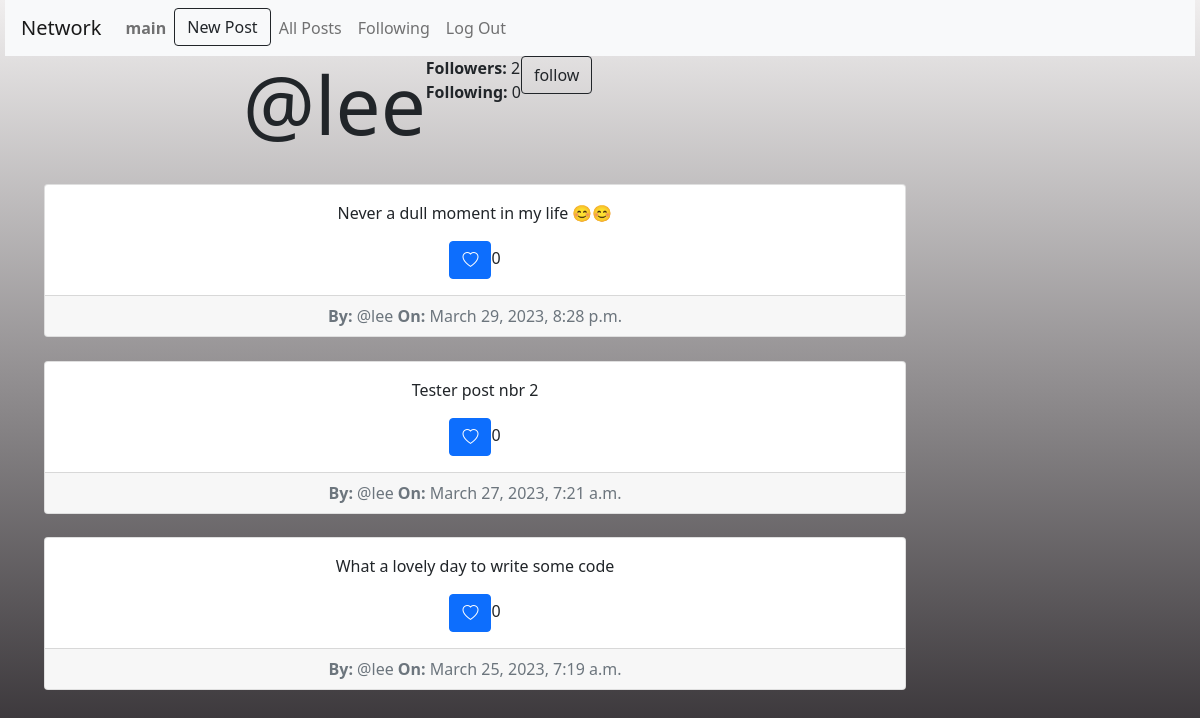
The app's page /profile/1 (signed in) with its own data.
### network/models.py (models this page shows, shortened)
class User(AbstractUser):
    pass

class Posts(models.Model):
    author = models.ForeignKey(User, on_delete=models.CASCADE, related_name="user")
    message = models.TextField(max_length=250)
    timeStamp = models.DateTimeField(auto_now_add=True)
    likes = models.IntegerField(default=0)

### network/views.py (the view)
# urls.py: path("profile/<int:pk>", views.profile, name="profile"),
def profile(request, pk):
    if request.user.is_authenticated:
        profile = User.objects.get(id=pk)
        followers = Follow.objects.filter(user=profile)
        following = Follow.objects.filter(followedBy=profile)
        try:
            checkFollowing = followers.filter(user=User.objects.get(pk=request.user.id))
            if len(checkFollowing) != 0:
                isFollowing = True
            else:
                isFollowing = False
        except:
            isFollowing = False
        userPosts = Posts.objects.filter(author=profile).order_by('-timeStamp')
        return render(request, "network/profile.html", {
            "profile" : profile,
            "userPosts" : userPosts,
            "following" : following,
            "followers" : followers,
            "isFollowing" : isFollowing
        })
    else:
        return HttpResponseRedirect(reverse("login"))

### network/templates/network/profile.html (shortened to what this page needs)
{% extends "network/layout.html" %}
{% load static %}
{% block body %}
    {% if profile %}
        <div id="topProfile">
            <div>
                <h3  class="display-1"  > @{{profile.username}} </h3>
            </div>
            <div>
                <div><strong>Followers: </strong> {{followers.count}}</div>
                <div><strong>Following: </strong> {{following.count}}</div>
            </div>
            <div>
                {% if user.is_authenticated %}
                    {% if profile.id != request.user.id %}
                        {%if isFollowing %}
                            <form action="{% url 'unfollow_user' %}" method="POST">
                                {% csrf_token %}
                                <input type="hidden" name="unfollowUser" value="{{profile.username}}">
                                <input type="submit" class="btn btn-outline-dark" id="newPost" value="Unfollow"></input>
                            </form>
                        {% else %}
                            <form action="{% url 'follow_user' %}" method="POST">
                                <input type="submit" class="btn btn-outline-dark" id="newPost" value="follow"></input>
                            </form>
                        {% endif %}
                    {% endif %}
                {% endif %}
            </div>
            <br/>
        </div>
        {% for post in userPosts %}
            <div id="eachPost" class="col-9">
                <div class="card text-center">
                    <div class="card-body">
                        <p class="card-text">{{post.message}}</p>
                        <a href="#" class="btn btn-primary"><i class="bi bi-heart"></i></a>{{post.likes}}
                    </div>
                    <div class="card-footer text-muted">
                        <strong>By: </strong>@{{post.author}}  <strong>On: </strong>{{post.timeStamp}}
                    </div>
                </div>
            </div>
        {% endfor %}
    {% endif %}
{% endblock %}

### network/templates/network/layout.html (shortened to what this page needs)
{% load static %}
<!DOCTYPE html>
<html lang="en">
    <head>
        <link rel="stylesheet" href="https://cdn.jsdelivr.net/npm/bootstrap@4.0.0/dist/css/bootstrap.min.css">
        <link rel="stylesheet" href="https://stackpath.bootstrapcdn.com/bootstrap/4.4.1/css/bootstrap.min.css">
        <link rel="stylesheet" href="https://cdn.jsdelivr.net/npm/bootstrap@5.0.2/dist/css/bootstrap.min.css" />
        <link rel="stylesheet" href="https://cdn.jsdelivr.net/npm/bootstrap-icons@1.5.0/font/bootstrap-icons.css" />
        <link href="{% static 'network/styles.css' %}" rel="stylesheet">
    </head>
    <body>
        <nav class="navbar navbar-expand-lg navbar-light bg-light">
            <a class="navbar-brand" href="#">Network</a>
            <div>
              <ul class="navbar-nav mr-auto">
                {% if user.is_authenticated %}
                    <li class="nav-item">
                        <a class="nav-link" href="{% url 'profile' request.user.id %}"><strong>{{ user.username }}</strong></a>
                    </li>
                {% endif %}
                {% if user.is_authenticated %}
                    <li class="nav-item">
                        <a href="{% url 'new_Post' %}"><button type="button" class="btn btn-outline-dark" id="newPost">New Post</button></a>
                    </li>
                {% endif %}
                <li class="nav-item">
                  <a class="nav-link" href="{% url 'index' %}">All Posts</a>
                </li>
                {% if user.is_authenticated %}
                    <li class="nav-item">
                        <a class="nav-link" href="{% url 'following' %}">Following</a>
                    </li>
                    <li class="nav-item">
                        <a class="nav-link" href="{% url 'logout' %}">Log Out</a>
                    </li>
                {% endif %}
              </ul>
            </div>
          </nav>
        <div class="body">
            {% block body %}
            {% endblock %}
        </div>
    </body>
</html>

### network/static/network/styles.css (style rules this page uses)
html { height:100% }
body { height: 100%; padding-left: 5px; padding-right: 5px; background-image: linear-gradient( #f0eeee, rgb(41, 37, 41)); margin: 0; background-repeat: no-repeat; background-attachment: fixed; }
* { box-sizing: border-box; }
#eachPost { margin: 2%; }
#topProfile { margin-left: 20%; display: flex; flex: wrap; }

### records on screen
User: username "main"
User: username "lee"
Posts: message "Never a dull moment in my life 😊😊", likes "0", author "lee", timeStamp "March 29, 2023, 8:28 p.m."
Posts: message "Tester post nbr 2", likes "0", author "lee", timeStamp "March 27, 2023, 7:21 a.m."
Posts: message "What a lovely day to write some code", likes "0", author "lee", timeStamp "March 25, 2023, 7:19 a.m."

### other values on screen
{{ followers.count }} "2"
{{ following.count }} "0"
